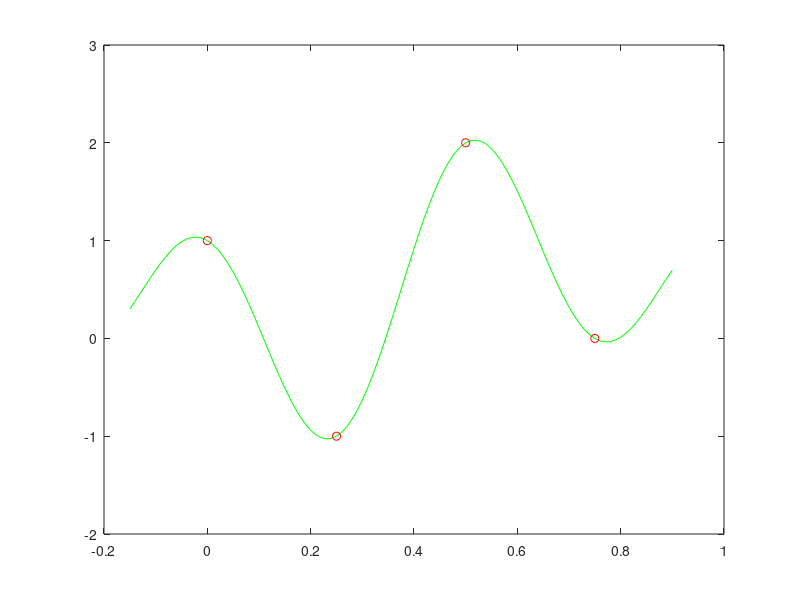

MATLAB code to generate this figure:
clc
clear
%H C = b C?
% Grado 3 ---> p(x)=a+b*cos(2PIx)+c*sin(2PIx)+d*cos(4PIx)
%Base {1, cos(2PIx), sin(2PIx), cos(4PIx)}
%     1   1    0   1
%     1   0    1  -1
% H = 1  -1    0   1
%     1   0   -1  -1
xi=[0 0.25 0.5 0.75]';
H=[xi.^0 cos(2*pi*xi) sin(2*pi*xi) cos(4*pi*xi)];
b=[1 -1 2 0]';
c=inv(H)*b 

xx=[-0.15:0.01:0.9];
yy=c(1)+c(2).*cos(2*pi*xx)+c(3).*sin(2*pi*xx)+c(4).*cos(4*pi*xx);
plot(xx, yy, 'g', xi, b, 'ro')



